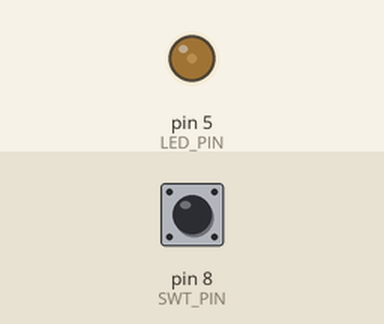
Recording of a sketch running on a simulated Arduino Uno, built with avr-gcc and run on an emulated ATmega328P. Parts: output pins drawn as LEDs (lit = HIGH). The test bench sets the inputs (shaded band); at power-on: pin 8 (SWT_PIN) HIGH.

Above: at 1.2 s.
1.3 s: pin 8 (SWT_PIN) pulled LOW for 0.15 s
At 2.6 s:
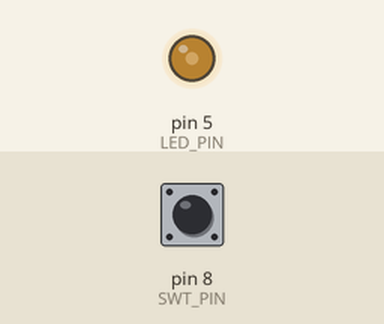
2.9 s: pin 8 (SWT_PIN) pulled LOW for 1 s
At 5.1 s:
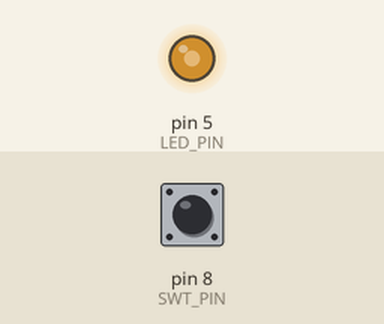
5.4 s: pin 8 (SWT_PIN) pulled LOW for 0.15 s
At 6.7 s:
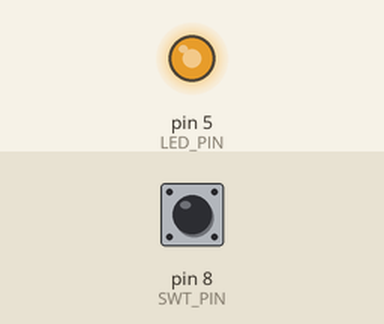
7.0 s: pin 8 (SWT_PIN) pulsed LOW 5 times (0.12 s each, 0.3 s apart)
At 7.57 s:
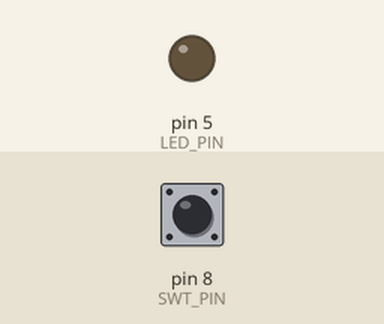
10.0 s: pin 8 (SWT_PIN) pulled LOW for 3.2 s
At 14.6 s:
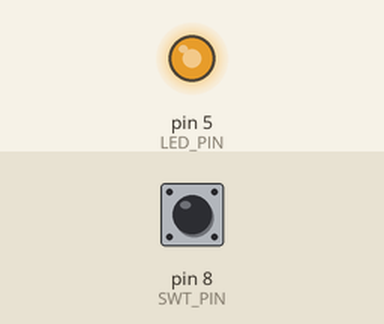
Timing chart, 0 to 15.7 s (numbered marks = the images above; inputs shaded):
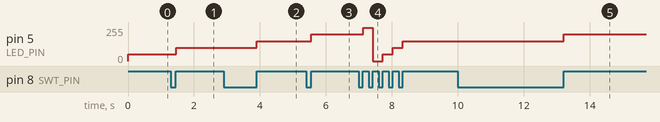

The sketch:

HelloWorld.ino
```cpp
/*

Jake Varness
11-23-2013
Arduino Hello World Project

This sketch is designed to blink a single LED.

The LED on the board is on pin 13.

*/

// LED Pin
#define LED_PIN 5
#define SWT_PIN 8
boolean lastButton = LOW;
boolean currButton = LOW;
int led = 0;

void setup()
{
  pinMode(LED_PIN, OUTPUT);
  pinMode(SWT_PIN, INPUT);
}

void loop()
{
  currButton = debounce(lastButton);
  if(lastButton == LOW && currButton == HIGH)
  {
    led = led + 50;
    if(led >= 255)
      led = 0;
  }
  lastButton = currButton;
  analogWrite(LED_PIN, led);
}

boolean debounce(boolean last)
{
  boolean curr = digitalRead(SWT_PIN);
  if(curr != last)
  {
    delay(5);
    curr = digitalRead(SWT_PIN);
  }
  return curr;
}
```

Measured:
- after the input at 1.3 s, pin 5 (LED_PIN): 50/255 → 100/255 after 0.16 s
- after the input at 2.9 s, pin 5 (LED_PIN): 100/255 → 150/255 after 1.0 s
- after the input at 5.4 s, pin 5 (LED_PIN): 150/255 → 200/255 after 0.16 s
- after the input at 7.0 s, pin 5 (LED_PIN): 200/255 → 250/255 after 0.13 s, → 0/255 0.30 s later, → 50/255 0.30 s later, → 100/255 0.30 s later, … (5 changes in this stretch)
- after the input at 10.0 s, pin 5 (LED_PIN): 150/255 → 200/255 after 3.2 s
